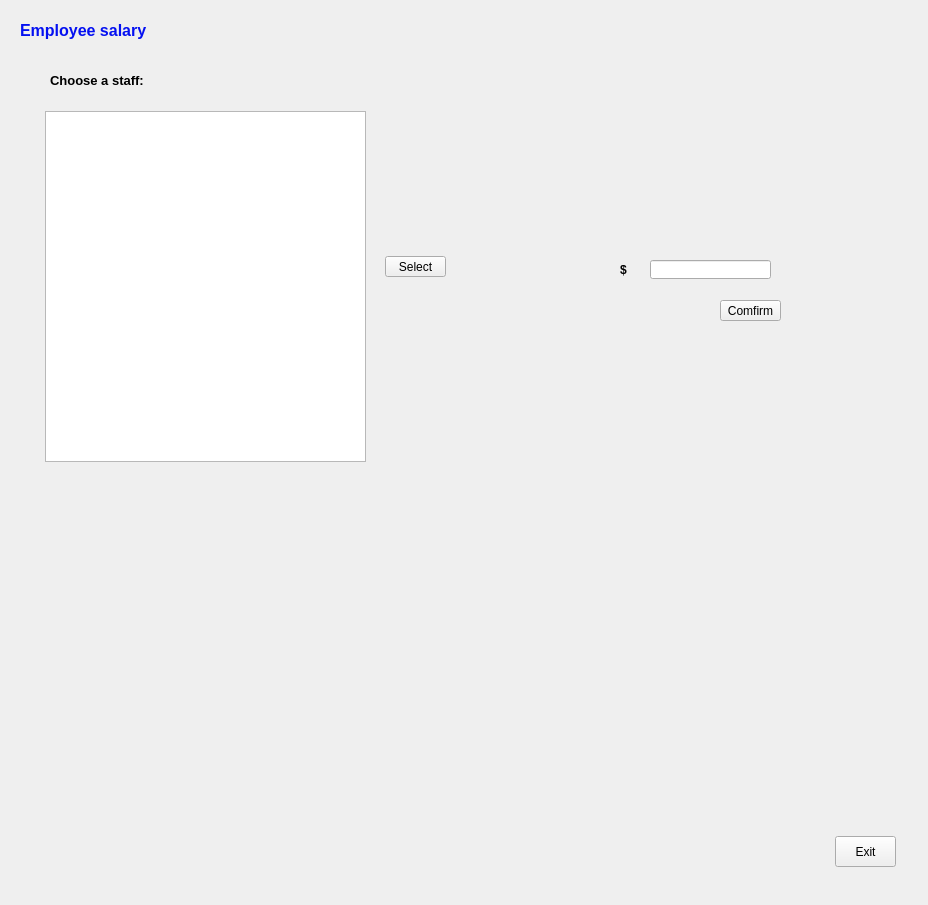
<?xml version="1.0" encoding="UTF-8"?>
<ui version="4.0">
 <class>Form</class>
 <widget class="QWidget" name="Form">
  <property name="geometry">
   <rect>
    <x>0</x>
    <y>0</y>
    <width>928</width>
    <height>905</height>
   </rect>
  </property>
  <property name="windowTitle">
   <string>Form</string>
  </property>
  <widget class="QPushButton" name="ExitButton">
   <property name="geometry">
    <rect>
     <x>835</x>
     <y>836</y>
     <width>61</width>
     <height>31</height>
    </rect>
   </property>
   <property name="text">
    <string>Exit</string>
   </property>
  </widget>
  <widget class="QLabel" name="Title">
   <property name="geometry">
    <rect>
     <x>20</x>
     <y>10</y>
     <width>211</width>
     <height>41</height>
    </rect>
   </property>
   <property name="text">
    <string>&lt;html&gt;&lt;head/&gt;&lt;body&gt;&lt;p&gt;&lt;span style=&quot; font-size:12pt; font-weight:600; color:#0410f1;&quot;&gt;Employee salary&lt;/span&gt;&lt;/p&gt;&lt;/body&gt;&lt;/html&gt;</string>
   </property>
  </widget>
  <widget class="QLabel" name="Choose">
   <property name="geometry">
    <rect>
     <x>50</x>
     <y>60</y>
     <width>311</width>
     <height>41</height>
    </rect>
   </property>
   <property name="text">
    <string>&lt;html&gt;&lt;head/&gt;&lt;body&gt;&lt;p&gt;&lt;span style=&quot; font-size:10pt; font-weight:600;&quot;&gt;Choose a staff:&lt;/span&gt;&lt;/p&gt;&lt;/body&gt;&lt;/html&gt;</string>
   </property>
  </widget>
  <widget class="QLineEdit" name="lineEdit">
   <property name="geometry">
    <rect>
     <x>650</x>
     <y>260</y>
     <width>121</width>
     <height>19</height>
    </rect>
   </property>
  </widget>
  <widget class="QLabel" name="DS">
   <property name="geometry">
    <rect>
     <x>620</x>
     <y>260</y>
     <width>20</width>
     <height>20</height>
    </rect>
   </property>
   <property name="text">
    <string>    &lt;B&gt;  $</string>
   </property>
  </widget>
  <widget class="QLabel" name="ShowStuff">
   <property name="geometry">
    <rect>
     <x>650</x>
     <y>220</y>
     <width>131</width>
     <height>21</height>
    </rect>
   </property>
   <property name="text">
    <string/>
   </property>
  </widget>
  <widget class="QLabel" name="label">
   <property name="geometry">
    <rect>
     <x>630</x>
     <y>340</y>
     <width>221</width>
     <height>51</height>
    </rect>
   </property>
   <property name="text">
    <string/>
   </property>
  </widget>
  <widget class="QListWidget" name="listWidget">
   <property name="geometry">
    <rect>
     <x>45</x>
     <y>111</y>
     <width>321</width>
     <height>351</height>
    </rect>
   </property>
  </widget>
  <widget class="QPushButton" name="pushButton">
   <property name="geometry">
    <rect>
     <x>385</x>
     <y>256</y>
     <width>61</width>
     <height>21</height>
    </rect>
   </property>
   <property name="text">
    <string>Select</string>
   </property>
  </widget>
  <widget class="QPushButton" name="pushButton_2">
   <property name="geometry">
    <rect>
     <x>720</x>
     <y>300</y>
     <width>61</width>
     <height>21</height>
    </rect>
   </property>
   <property name="text">
    <string>Comfirm</string>
   </property>
  </widget>
 </widget>
 <resources/>
 <connections/>
</ui>
